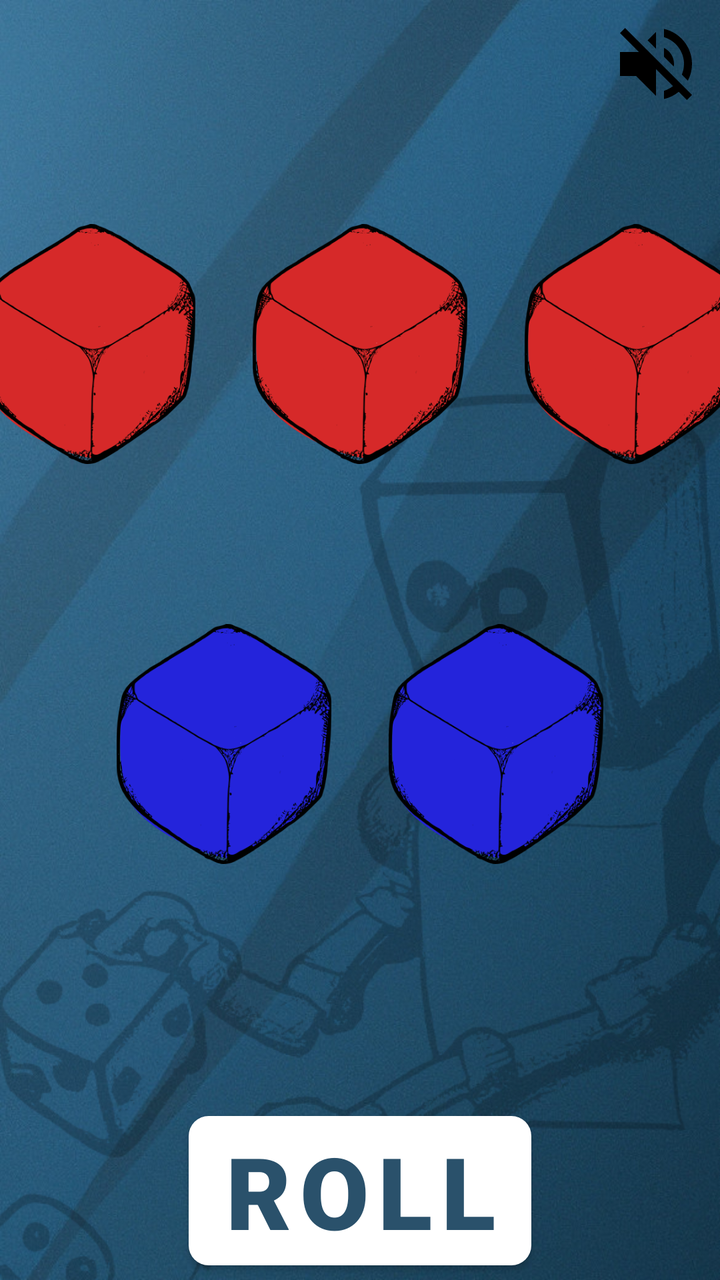
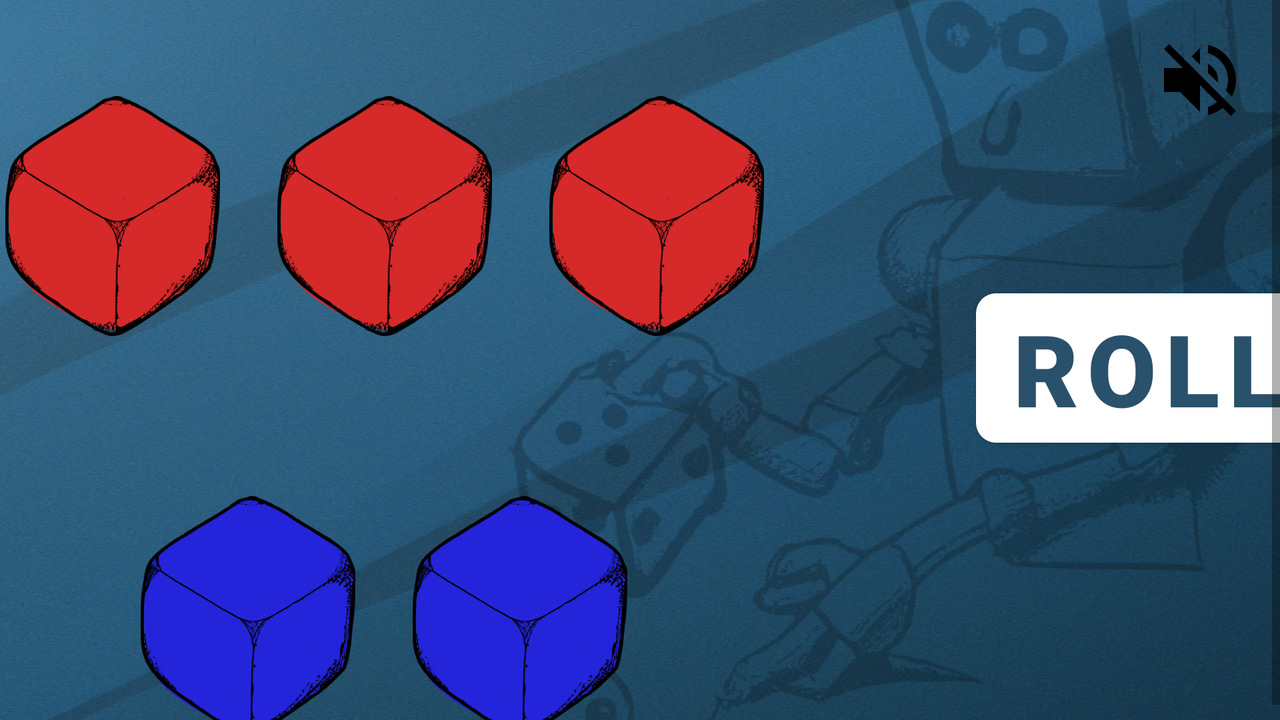

An Android layout and its configuration variant, each rendered on a device that would load it. The default file and the variant file are quoted in full after the pictures.
<!-- AndroidManifest.xml: application theme Theme.RiskDice -->
<!-- res/layout/activity_main.xml -->
<?xml version="1.0" encoding="utf-8"?>
<RelativeLayout xmlns:android="http://schemas.android.com/apk/res/android"
    android:layout_width="match_parent"
    android:layout_height="match_parent"
    android:background="@drawable/blue_bg"
    android:fillViewport="true"
>
    <ImageView
        android:id="@+id/image_view_read_aloud"
        android:contentDescription="@string/desc_read_values"
        android:layout_width="48dp"
        android:layout_height="48dp"
        android:layout_alignParentEnd="true"
        android:layout_alignParentTop="true"
        android:layout_margin="8dp"
        android:alpha="1"
        android:src="@drawable/baseline_volume_off_24"/>
    <ImageView
        android:id="@+id/image_view_robot"
        android:layout_width="400dp"
        android:layout_height="460dp"
        android:layout_alignParentEnd="true"
        android:layout_alignParentBottom="true"
        android:alpha="0.2"
        android:scaleType="centerCrop"
        android:src="@drawable/robot" />

    <ScrollView xmlns:android="http://schemas.android.com/apk/res/android"
        xmlns:app="http://schemas.android.com/apk/res-auto"
        android:layout_marginTop="64dp"
        android:layout_width="match_parent"
        android:layout_height="wrap_content">

        <RelativeLayout
            android:id="@+id/layout_main"
            android:layout_width="match_parent"
            android:layout_height="wrap_content"

            android:gravity="top">

            <androidx.appcompat.widget.LinearLayoutCompat
                android:id="@+id/layout_attack_dice"
                android:layout_width="match_parent"
                android:layout_height="wrap_content"
                android:layout_marginTop="48dp"
                android:gravity="center_horizontal"
                android:orientation="horizontal">

                <ImageView
                    android:contentDescription="@string/desc_attack_dice_1"
                    android:id="@+id/image_view_attack_0"
                    android:layout_width="120dp"
                    android:layout_height="120dp"
                    android:scaleType="fitCenter"
                    android:src="@drawable/dice_comic_red_blank"/>

                <ImageView
                    android:contentDescription="@string/desc_attack_dice_2"
                    android:id="@+id/image_view_attack_1"
                    android:layout_width="120dp"
                    android:layout_height="120dp"
                    android:layout_marginLeft="16dp"
                    android:layout_marginRight="16dp"
                    android:scaleType="fitCenter"
                    android:src="@drawable/dice_comic_red_blank" />

                <ImageView
                    android:contentDescription="@string/desc_attack_dice_3"
                    android:id="@+id/image_view_attack_2"
                    android:layout_width="120dp"
                    android:layout_height="120dp"
                    android:scaleType="fitCenter"
                    android:src="@drawable/dice_comic_red_blank" />
            </androidx.appcompat.widget.LinearLayoutCompat>

            <androidx.appcompat.widget.LinearLayoutCompat
                android:id="@+id/layout_defend_dice"
                android:layout_width="match_parent"
                android:layout_height="wrap_content"
                android:layout_below="@+id/layout_attack_dice"
                android:layout_marginTop="80dp"
                android:gravity="center_horizontal"
                android:orientation="horizontal">

                <ImageView
                    android:contentDescription="@string/desc_defend_dice_1"
                    android:id="@+id/image_view_defend_0"
                    android:layout_width="120dp"
                    android:layout_height="120dp"
                    android:scaleType="fitCenter"
                    android:src="@drawable/dice_comic_blue_blank" />

                <ImageView
                    android:contentDescription="@string/desc_attack_dice_2"
                    android:id="@+id/image_view_defend_1"
                    android:layout_width="120dp"
                    android:layout_height="120dp"
                    android:scaleType="fitCenter"
                    android:layout_marginStart="16dp"
                    android:src="@drawable/dice_comic_blue_blank" />

            </androidx.appcompat.widget.LinearLayoutCompat>

            <androidx.appcompat.widget.LinearLayoutCompat
                android:id="@+id/linear_roll"
                android:layout_width="match_parent"
                android:layout_height="wrap_content"
                android:layout_below="@+id/layout_defend_dice"
                android:layout_marginTop="120dp"
                android:gravity="center_horizontal"
                android:orientation="vertical">

                <com.google.android.material.button.MaterialButton
                    android:contentDescription="@string/desc_roll_dice"
                    android:id="@+id/button_roll"
                    android:layout_width="wrap_content"
                    android:layout_height="wrap_content"
                    android:fontFamily="sans-serif-black"
                    android:text="@string/roll_dice"
                    android:textColor="@color/overlay"
                    android:textSize="50sp"
                    app:cornerRadius="10dp" />
            </androidx.appcompat.widget.LinearLayoutCompat>


        </RelativeLayout>
    </ScrollView>
</RelativeLayout>
<!-- resources referenced by this layout -->
<resources>
  <color name="overlay">#2A516B</color>
  <!-- drawable baseline_volume_off_24 (drawable) -->
  <vector android:autoMirrored="true" android:height="48dp"
      android:tint="#000000" android:viewportHeight="24"
      android:viewportWidth="24" android:width="48dp" xmlns:android="http://schemas.android.com/apk/res/android">
      <path android:fillColor="@android:color/white" android:pathData="M16.5,12c0,-1.77 -1.02,-3.29 -2.5,-4.03v2.21l2.45,2.45c0.03,-0.2 0.05,-0.41 0.05,-0.63zM19,12c0,0.94 -0.2,1.82 -0.54,2.64l1.51,1.51C20.63,14.91 21,13.5 21,12c0,-4.28 -2.99,-7.86 -7,-8.77v2.06c2.89,0.86 5,3.54 5,6.71zM4.27,3L3,4.27 7.73,9L3,9v6h4l5,5v-6.73l4.25,4.25c-0.67,0.52 -1.42,0.93 -2.25,1.18v2.06c1.38,-0.31 2.63,-0.95 3.69,-1.81L19.73,21 21,19.73l-9,-9L4.27,3zM12,4L9.91,6.09 12,8.18L12,4z"/>
  </vector>
  <!-- drawable blue_bg: jpg bitmap (drawable-mdpi, 113689 bytes) -->
  <!-- drawable dice_comic_blue_blank: png bitmap (drawable, 36700 bytes) -->
  <!-- drawable dice_comic_red_blank: png bitmap (drawable-mdpi, 36411 bytes) -->
  <!-- drawable robot: png bitmap (drawable-mdpi, 86470 bytes) -->
  <string name="desc_attack_dice_1">Red Dice 1</string>
  <string name="desc_attack_dice_2">Red Dice 2</string>
  <string name="desc_attack_dice_3">Red Dice 3</string>
  <string name="desc_defend_dice_1">Blue Dice 1</string>
  <string name="desc_read_values">Toggle read aloud</string>
  <string name="desc_roll_dice">Roll</string>
  <string name="roll_dice">Roll</string>
  <style name="Theme.RiskDice" parent="Theme.MaterialComponents.DayNight.NoActionBar">
          
          <item name="colorPrimary">#FFFFFF</item>
          <item name="colorPrimaryVariant">@color/purple_700</item>
          <item name="colorOnPrimary">@color/overlay</item>
          
          <item name="colorSecondary">@color/teal_200</item>
          <item name="colorSecondaryVariant">@color/teal_700</item>
          <item name="colorOnSecondary">@color/black</item>
          
          <item name="android:statusBarColor">?attr/colorOnPrimary</item>
          <item name="windowActionBar">false</item>
          <item name="windowNoTitle">true</item>
          <item name="android:windowFullscreen">false</item>
          
      </style>
  <color name="purple_700">#FF5722</color>
  <color name="teal_200">#FF03DAC5</color>
  <color name="teal_700">#FF018786</color>
  <color name="black">#FF000000</color>
</resources>
<!-- res/layout-land/activity_main.xml (the author's variant of the layout above) -->
<!-- drawn on the phone turned sideways -->
<?xml version="1.0" encoding="utf-8"?>
<androidx.constraintlayout.widget.ConstraintLayout xmlns:android="http://schemas.android.com/apk/res/android"
    android:layout_width="match_parent"
    android:layout_height="match_parent"
    xmlns:app="http://schemas.android.com/apk/res-auto"
    android:background="@drawable/blue_bg"
    android:fillViewport="true">

    <ImageView
        android:id="@+id/image_view_robot"
        android:layout_width="400dp"
        android:layout_height="460dp"
        app:layout_constraintBottom_toBottomOf="parent"
        app:layout_constraintRight_toRightOf="parent"
        android:alpha="0.2"
        android:scaleType="centerCrop"
        android:src="@drawable/robot" />
    <ImageView
        android:id="@+id/image_view_read_aloud"
        android:contentDescription="@string/desc_read_values"
        android:layout_width="48dp"
        android:layout_height="48dp"
        android:layout_margin="16dp"
        app:layout_constraintTop_toTopOf="parent"
        app:layout_constraintRight_toRightOf="parent"
        android:alpha="1"
        android:src="@drawable/baseline_volume_off_24"/>
    <ScrollView xmlns:android="http://schemas.android.com/apk/res/android"
        xmlns:app="http://schemas.android.com/apk/res-auto"
        app:layout_constraintTop_toTopOf="parent"
        android:layout_width="match_parent"
        android:layout_height="wrap_content">

        <androidx.constraintlayout.widget.ConstraintLayout
            android:id="@+id/layout_main"
            android:layout_width="match_parent"
            android:layout_height="wrap_content"
            android:gravity="top">

            <androidx.constraintlayout.widget.Guideline
                android:id="@+id/guideline"
                android:layout_width="wrap_content"
                android:layout_height="wrap_content"
                android:orientation="vertical"
                app:layout_constraintGuide_percent="0.3"/>

            <androidx.appcompat.widget.LinearLayoutCompat
                android:id="@+id/layout_attack_dice"
                android:layout_width="wrap_content"
                android:layout_height="wrap_content"
                app:layout_constraintTop_toTopOf="parent"
                app:layout_constraintStart_toStartOf="@+id/guideline"
                app:layout_constraintEnd_toEndOf="@+id/guideline"
                android:layout_marginTop="48dp"
                android:gravity="left"
                android:orientation="horizontal">

                <ImageView
                    android:contentDescription="@string/desc_attack_dice_1"
                    android:id="@+id/image_view_attack_0"
                    android:layout_width="120dp"
                    android:layout_height="120dp"
                    android:scaleType="fitCenter"
                    android:src="@drawable/dice_comic_red_blank"/>

                <ImageView
                    android:contentDescription="@string/desc_attack_dice_2"
                    android:id="@+id/image_view_attack_1"
                    android:layout_width="120dp"
                    android:layout_height="120dp"
                    android:layout_marginLeft="16dp"
                    android:layout_marginRight="16dp"
                    android:scaleType="fitCenter"
                    android:src="@drawable/dice_comic_red_blank" />

                <ImageView
                    android:contentDescription="@string/desc_attack_dice_3"
                    android:id="@+id/image_view_attack_2"
                    android:layout_width="120dp"
                    android:layout_height="120dp"
                    android:scaleType="fitCenter"
                    android:src="@drawable/dice_comic_red_blank" />
            </androidx.appcompat.widget.LinearLayoutCompat>

            <androidx.appcompat.widget.LinearLayoutCompat
                android:id="@+id/layout_defend_dice"
                android:layout_width="wrap_content"
                android:layout_height="wrap_content"
                app:layout_constraintTop_toBottomOf="@+id/layout_attack_dice"
                app:layout_constraintStart_toStartOf="@+id/guideline"
                app:layout_constraintEnd_toEndOf="@+id/guideline"
                android:layout_below="@+id/layout_attack_dice"
                android:layout_marginTop="80dp"
                android:orientation="horizontal">

                <ImageView
                    android:contentDescription="@string/desc_defend_dice_1"
                    android:id="@+id/image_view_defend_0"
                    android:layout_width="120dp"
                    android:layout_height="120dp"
                    android:scaleType="fitCenter"
                    android:src="@drawable/dice_comic_blue_blank" />

                <ImageView
                    android:contentDescription="@string/desc_attack_dice_2"
                    android:id="@+id/image_view_defend_1"
                    android:layout_width="120dp"
                    android:layout_height="120dp"
                    android:scaleType="fitCenter"
                    android:layout_marginStart="16dp"
                    android:src="@drawable/dice_comic_blue_blank" />

            </androidx.appcompat.widget.LinearLayoutCompat>



            <com.google.android.material.button.MaterialButton
                android:contentDescription="@string/desc_roll_dice"
                android:id="@+id/button_roll"
                android:layout_width="wrap_content"
                android:layout_height="wrap_content"
                app:layout_constraintLeft_toRightOf="@+id/layout_attack_dice"
                app:layout_constraintTop_toTopOf="parent"
                android:layout_marginLeft="100dp"
                app:layout_constraintBottom_toBottomOf="parent"
                android:fontFamily="sans-serif-black"
                android:text="@string/roll_dice"
                android:textColor="@color/overlay"
                android:textSize="50sp"
                app:cornerRadius="10dp" />



        </androidx.constraintlayout.widget.ConstraintLayout>
    </ScrollView>
</androidx.constraintlayout.widget.ConstraintLayout>
